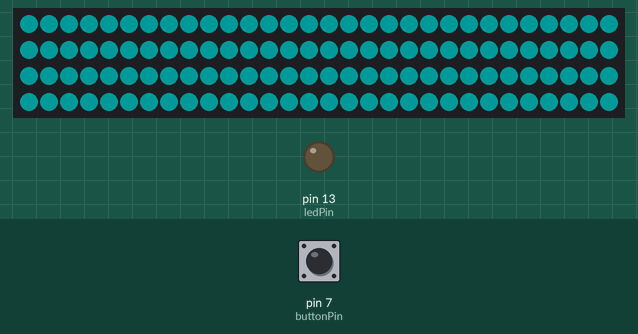
Simulated run of this sketch. Board: Arduino Uno, built with avr-gcc and run on an emulated ATmega328P. On the bench: 120 RGB LEDs in strip order, left to right, continuing on the next row, output pins drawn as LEDs (lit = HIGH). Inputs (shaded band) come from the test bench; at power-on: pin 7 (buttonPin) LOW. Dim RGB values are drawn brighter than linear.

1.3 s: pin 7 (buttonPin) pulled HIGH for 0.15 s
Above: at 5.45 s.

The sketch:

BreathingLEDS_btn.ino
```cpp
#include <SPI.h>
#include <Adafruit_DotStar.h>

#define NUMPIXELS 120


const int ledPin = 13;
const int buttonPin = 7;
int flag = 1;
int buttonStatus = LOW;
//enum { OFF=0, WHITE_FADE, NUM_MODES } mode = OFF;
int mode = 0; // OFF, WHITE_FADE
#define OFF 0
#define WHITE_FADE 1
#define NUM_MODES 2

Adafruit_DotStar strip = Adafruit_DotStar(NUMPIXELS, DOTSTAR_BRG) ;

void btn_wait(int ms){
  for (int i = 0; i < ms; i++){
    if (digitalRead(buttonPin))
      buttonStatus = HIGH;
    delay(1);
  }
}

// Create the Strip

int start = 255;
int finish = 0;
uint16_t purple = strip.ColorHSV(282, 44, 42);
uint16_t noColor = strip.ColorHSV(0, 0, 0);

// Color Fade Purple
void whiteFade() {
  for ( int i = 200; i >= 0; i--) {
    strip.fill(purple, 0, 120);
    strip.setBrightness(i);
    btn_wait(10);
    strip.show();
  }

  for ( int i = 0; i <= 200; i++) {
    strip.fill(purple, 0, 120);
    strip.setBrightness(i);
    btn_wait(10);
    strip.show();
  }
}

// No color
void voidColor() {
  for ( int i = 200; i >= 0; i--) {
    strip.fill(noColor, 0, 120);
    strip.setBrightness(i);
    btn_wait(10);
    strip.show();
  }

  for ( int i = 0; i <= 200; i++) {
    strip.fill(noColor, 0, 120);
    strip.setBrightness(i);
    btn_wait(10);
    strip.show();
  }
}


void setup() {

  pinMode(ledPin, OUTPUT);
  pinMode(buttonPin, INPUT);

  strip.begin();
  strip.show();
  Serial.begin(9600);
}

void BTN(void) {

  if (buttonStatus){
      buttonStatus = LOW;
      if (++mode >= NUM_MODES)
        mode = OFF;
  }

  switch(mode){
    case OFF:
      voidColor();
      break;

    case WHITE_FADE:
      whiteFade();
      break;

    default:
      mode = OFF;
  }
}


void loop() {
  BTN();
/*
  int currentStatus = digitalRead(buttonPin);

  if (currentStatus == HIGH && buttonStatus == LOW) {
    if (flag == 0 ) {
      digitalWrite(ledPin, HIGH);
      flag = 1;
      whiteFade();
      btn_wait(10);
      loop;

    } else {
      digitalWrite(ledPin, LOW);
       flag = 0;
      voidColor();
      btn_wait(10);
      loop;
    }
  }
  buttonStatus = currentStatus;
 */

}

//  whiteFade();
//  Serial.print(flag);
```

Measured:
- after the input at 1.3 s, the LEDs: first change after 4.0 s (image 0 shows a later state)
